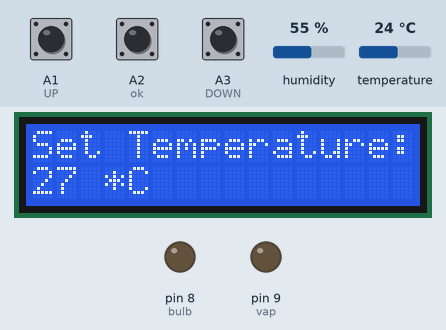
Recording of a sketch running on a simulated Arduino Uno, built with avr-gcc and run on an emulated ATmega328P. Shown: 16×2 character LCD, output pins drawn as LEDs (lit = HIGH). The inputs (shaded band) are chosen by the test bench; at power-on: A2 (ok) HIGH, temperature 24 °C, humidity 55 %, A1 (UP) HIGH, A3 (DOWN) HIGH.

Above: at 4.2 s.
4.3 s: A2 (ok) pulled LOW for 1 s
At 6.9 s:
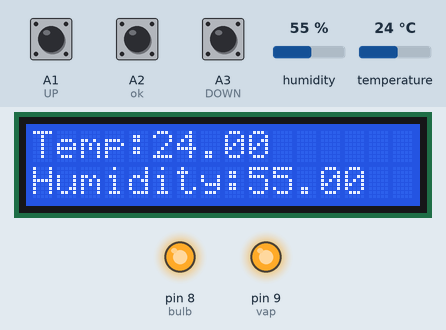
7.4 s: temperature set to 26.2 °C
At 10.1 s:
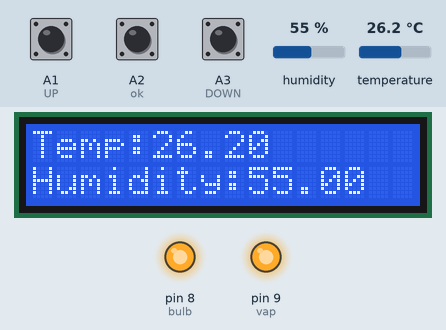
10.4 s: temperature set to 27.7 °C
At 12.7 s:
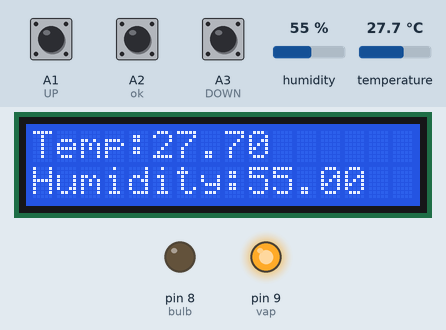
13.4 s: humidity set to 22 %
At 14.7 s:
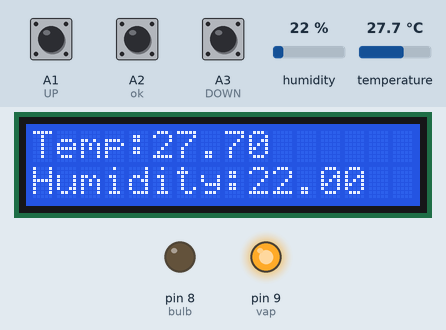
15.4 s: humidity set to 40 %
At 16.8 s:
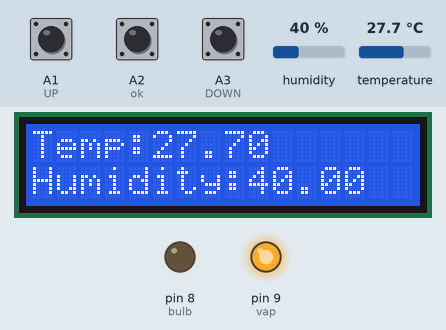
Timing chart, 0 to 18.4 s (numbered marks = the images above; inputs shaded):
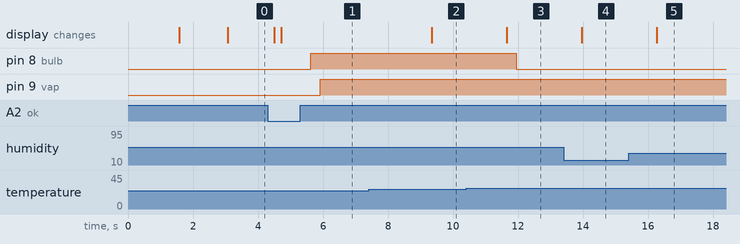

Measured:
- the behaviour switches between 26.9 and 27 °C on temperature (found by bisection; images 2 and 3)
- after the input at 4.3 s, pin 8 (bulb): LOW → HIGH after 1.3 s; pin 9 (vap): LOW → HIGH after 1.6 s; the display: first changes after 0.20 s (image 1 shows a later state)
- after the input at 7.4 s, the display: changes after 1.9 s (image 2)
- after the input at 10.4 s, pin 8 (bulb): HIGH → LOW after 1.6 s; the display: changes after 1.3 s (image 3)
- after the input at 13.4 s, the display: changes after 0.56 s (image 4)
- after the input at 15.4 s, the display: changes after 0.87 s (image 5)

The sketch:

SIH_Function2.ino
```cpp
#include <LiquidCrystal.h>

const int rs = 12;
const int en = 11;
const int d4 = 5;
const int d5 = 4;
const int d6 = 3;
const int d7 = 2;
LiquidCrystal lcd(12, 11, 5, 4, 3, 2);
//LiquidCrystal lcd(rs, en, d4, d5, d6, d7);
//-----------------------------
//#include <LiquidCrystal_I2C.h>
//LiquidCrystal_I2C lcd(0x27,16,2);
//#include <Wire.h>
//-----------------------------

#include <dht.h>
#define DHT22 A0

const int ok = A2;
const int UP = A1;
const int DOWN = A3;
const int bulb = 8;
const int vap = 9;
//const int con = 4;

int ack = 0;

int T_threshold = 27;
int H_threshold = 70;
int SET = 0;
//int Direction = 0;
boolean T_condition = true;
boolean H_condition = true;
//LiquidCrystal lcd(rs, en, d4, d5, d6, d7);

dht DHT;
void setup()
{


  Serial.begin(9600);
  //    lcd.init();                      // initialize the lcd
  // Print a message to the LCD.
  // lcd.backlight();
  //lcd.setBacklight(HIGH);


  pinMode(ok, INPUT);
  pinMode(UP, INPUT);
  pinMode(DOWN, INPUT);
  pinMode(bulb, OUTPUT);
  pinMode(vap, OUTPUT);
  pinMode(vap, OUTPUT);
  digitalWrite(bulb, LOW);
  digitalWrite(vap, LOW);
  /// digitalWrite(con, LOW);
  digitalWrite(ok, HIGH);
  digitalWrite(UP, HIGH);
  digitalWrite(DOWN, HIGH);


  Serial.begin(9600);
  lcd.begin(16, 2);

  // LCD coding presentation

  lcd.setCursor(2, 0);
  lcd.print("SIRT AGRITECH");
  lcd.setCursor(0, 1);
  lcd.print("loading.....");
  delay(1500);
  lcd.setCursor(0, 0);
  lcd.print("Checking all the ");
  lcd.setCursor(0, 1);
  lcd.print(" sensor");
  delay(1500);


}

void loop()
{

  if (SET == 0)
  {
    lcd.clear();
    lcd.setCursor(0, 0);
    lcd.print("Set Temperature:");
    lcd.setCursor(0, 1);
    lcd.print(T_threshold);
    lcd.print(" *C");
    while (T_condition)
    {
      if (digitalRead(UP) == LOW)
      {
        T_threshold = T_threshold + 1;
        lcd.setCursor(0, 1);
        lcd.print(T_threshold);
        lcd.print(" *C");
        delay(200);


        // botton condition


      }
      if (digitalRead(DOWN) == LOW)
      {
        T_threshold = T_threshold - 1;
        lcd.setCursor(0, 1);
        lcd.print(T_threshold);
        lcd.print(" *C");
        delay(200);
      }
      if (digitalRead(ok) == LOW)
      {
        delay(200);
        T_condition = false;
      }
    }
    lcd.clear();
    lcd.setCursor(0, 0);
    lcd.print("Set Humidity:");
    lcd.setCursor(0, 1);
    lcd.print(H_threshold);
    lcd.print("%");
    delay(100);
    while (H_condition)
    {
      if (digitalRead(UP) == LOW)
      {
        H_threshold = H_threshold + 1;
        lcd.setCursor(0, 1);
        lcd.print(H_threshold);
        lcd.print("%");
        delay(100);
      }
      if (digitalRead(DOWN) == LOW)
      {
        H_threshold = H_threshold - 1;
        lcd.setCursor(0, 1);
        lcd.print(H_threshold);
        lcd.print("%");
        delay(200);


      }
      if (digitalRead(ok) == LOW)
      {
        delay(100);
        H_condition = false;
      }
    }
    SET = 1;
  }
  ack = 0;
  int chk = DHT.read22(DHT22);
  switch (chk)
  {
    case DHTLIB_ERROR_CONNECT:
      ack = 1;
      break;
  }
  if (ack == 0)


    //;;;;;;;;;;;;;;;;;;;;;;;;;;;;;;;;;;;;;;;;;;;;;;;;;;;;;;;;;;;;;;;;;;;;;;;;;;;;;

  {
    lcd.clear();
    lcd.setCursor(0, 0);
    lcd.print("Temp:");
    lcd.print(DHT.temperature);
    lcd.setCursor(0, 1);
    lcd.print("Humidity:");
    lcd.print(DHT.humidity);


    //start condition----------------------------

    //00000000000000000000000000000000000000000000000000000000000000000000000
    //condition -------------for----- heater------------- for 0


    /*
        if (DHT.temperature >= T_threshold)
        {
          delay(400);
          if (DHT.temperature >= T_threshold)
          {
            digitalWrite(bulb, LOW);
          }
        }

        //condition for-------------- fan---------- ----------for 0
        if (DHT.humidity >= H_threshold)
        {
          delay(300);
          if (DHT.humidity >= H_threshold)
          {
            digitalWrite(vap, LOW);
          }
        }


        //condition for-------------- condense---------- ----------for 0
        if ((DHT.humidity >= H_threshold) && (DHT.temperature >= T_threshold))
        {
          delay(300);
          if ((DHT.humidity >= H_threshold) && (DHT.temperature >= T_threshold))
          {
            digitalWrite(con, LOW);
          }
        }


        //1111111111111111111111111111111111111111111111111111111111111111111111111


        //condition -------------for----- heater------------- for 1


        if (DHT.temperature < T_threshold)
        {
          delay(300);
          if (DHT.temperature < T_threshold)
          {
            digitalWrite(bulb, HIGH);
          }
        }


        //condition for-------------- fan---------- ----------for 1

        if (DHT.humidity < H_threshold)
        {
          delay(300);
          if (DHT.humidity < H_threshold)
          {
            digitalWrite(vap, HIGH);
          }
        }


        //condition for-------------- fan---------- ----------for 1


        if ((DHT.humidity >= H_threshold) && (DHT.temperature >= T_threshold))
        {
          delay(300);
          if ((DHT.humidity >= H_threshold) && (DHT.temperature >= T_threshold))
          {
            digitalWrite(vap, HIGH);
          }
        }


        // end ----------------------of -----------------condition

    */


    if ((DHT.humidity >= H_threshold) && (DHT.temperature >= T_threshold))
    {
      // digitalWrite(con, LOW);
    }

    //=============================================================================


    delay(300);
    if (DHT.temperature >= T_threshold)
    {
      digitalWrite(bulb, LOW);
    }

    //======================================================================================================


    delay(300);
    if (DHT.humidity >= H_threshold)
    {
      digitalWrite(vap, LOW);
    }


    //=========================================================================================

    //========================================================================================


    delay(300);
    if (DHT.temperature < T_threshold)
    {
      digitalWrite(bulb, HIGH);
    }


    //============================================================================================

    delay(300);
    if (DHT.humidity < H_threshold)
    {
      digitalWrite(vap, HIGH);
    }


    //===================================================================================================================================


    delay(300);


    // -----------------------------------LOGIC FOR TEMPERATURE--------------------------------------------------
    /*
          if (DHT.temperature <= (T_threshold-3))
           {
             digitalWrite(bulb, HIGH);
             digitalWrite(vap, LOW);

           }
          if (DHT.temperature >= (T_threshold+3))
          {
            digitalWrite(bulb, LOW);
            digitalWrite(vap, HIGH);

          }
          if (DHT.temperature >= (T_threshold-3) && DHT.temperature <=(T_threshold+3) )
          {
            digitalWrite(bulb, LOW);
            digitalWrite(vap, LOW);

          }
      //------------------LOGIC FOR HUMIDITY----------------------------

          if (DHT.humidity <= (H_threshold-3))
          {
            digitalWrite(vap, HIGH);
            digitalWrite(bulb, LOW);
          }
          if (DHT.humidity >= (H_threshold+3))
          {
            digitalWrite(vap, HIGH);
            digitalWrite(bulb,HIGH);
          }
          if (DHT.humidity >= (H_threshold-3) && DHT.humidity <=(H_threshold+3))
          {
            digitalWrite(vap, LOW);
            digitalWrite(bulb, LOW);
          }

      //--------------------- LOGIC FOR TEMP AND HUMIDITY BOTH TOGETHER -------------

         if (DHT.humidity <= (H_threshold-3) && DHT.temperature <= (T_threshold-3))
          {
            digitalWrite(vap, LOW);
            digitalWrite(bulb, HIGH);
          }
      //--------------------- LOGIC FOR CONDENSOR-------------------------------------

          if (DHT.humidity >= (H_threshold+3) && DHT.temperature >= (T_threshold+3))
          {
            digitalWrite(con, HIGH);
          }


    */
  }
  if (ack == 1)
  {
    lcd.clear();
    lcd.setCursor(0, 0);
    lcd.print("No Sensor data.");
    lcd.setCursor(0, 1);
    lcd.print("System Halted.");
    digitalWrite(bulb, LOW);
    digitalWrite(vap, LOW);
  }
  delay(800);
}

//********
```
